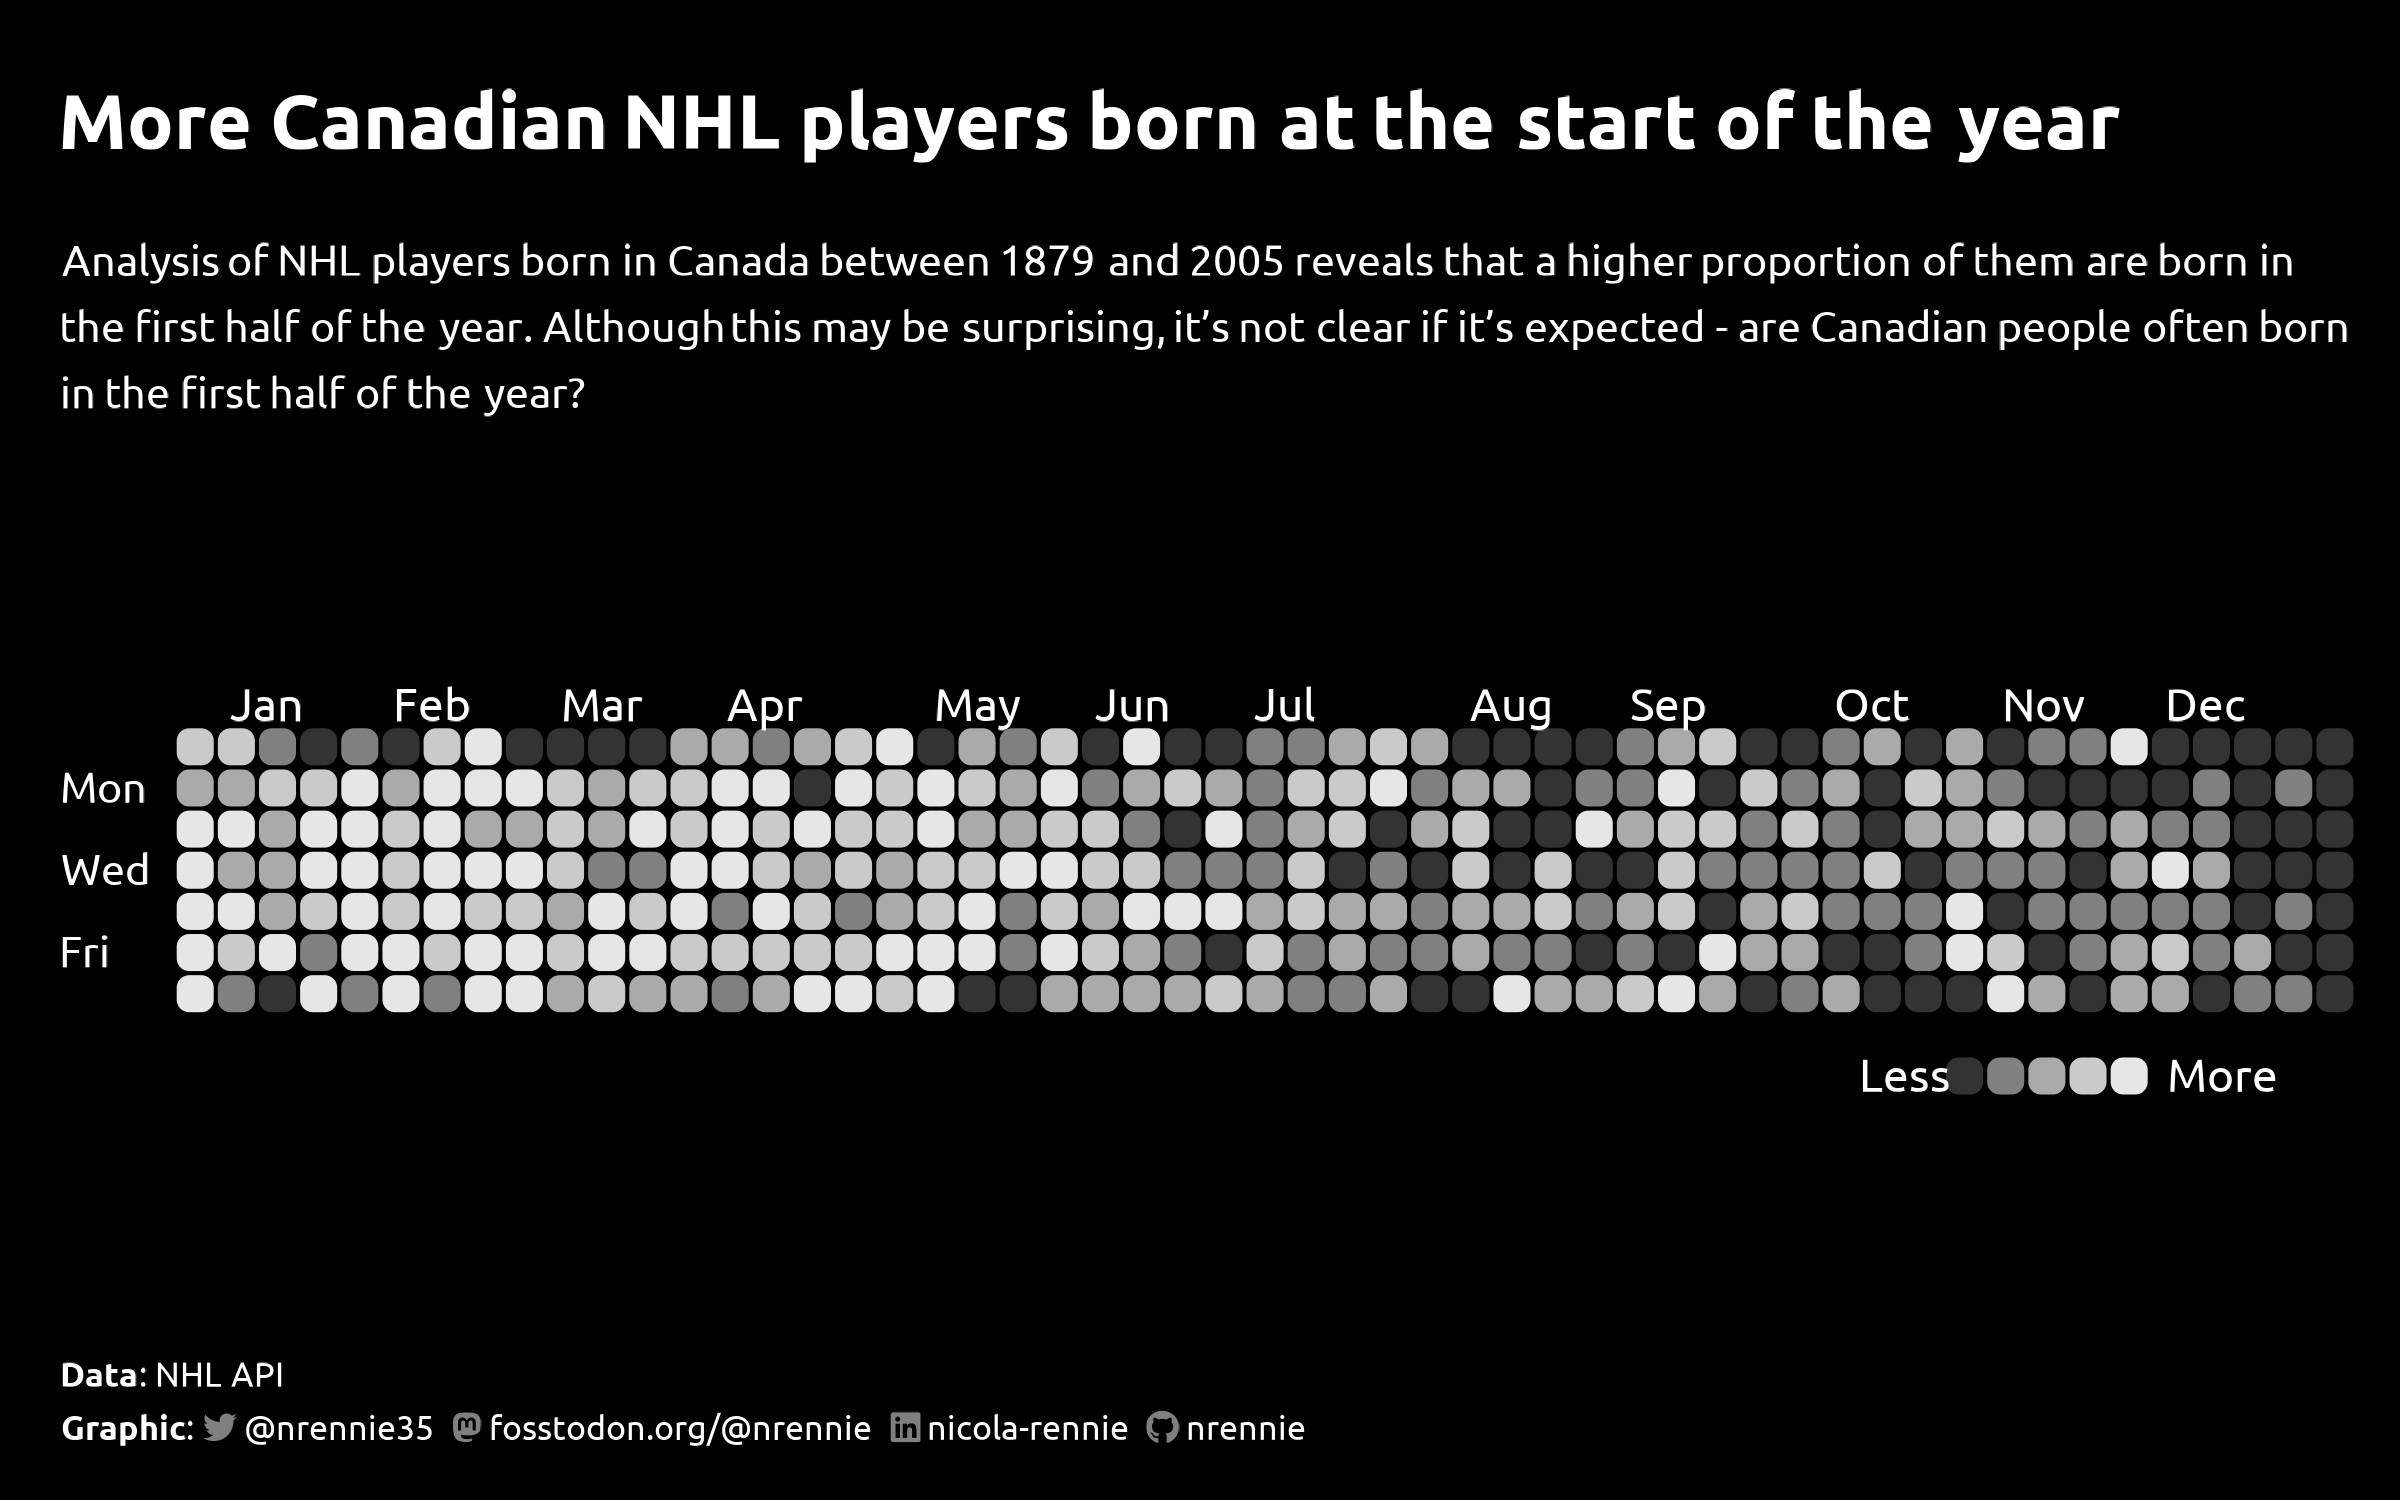

The script that drew this image:

# Load packages -----------------------------------------------------------

library(tidyverse)
library(showtext)
library(patchwork)
library(camcorder)
library(ggtext)
library(nrBrand)
library(glue)


# Load data ---------------------------------------------------------------

# This fails :(
tuesdata <- tidytuesdayR::tt_load("2024-01-09")

# Load from CSV directly instead
canada_births_1991_2022 <- readr::read_csv('https://raw.githubusercontent.com/rfordatascience/tidytuesday/master/data/2024/2024-01-09/canada_births_1991_2022.csv')
nhl_player_births <- readr::read_csv('https://raw.githubusercontent.com/rfordatascience/tidytuesday/master/data/2024/2024-01-09/nhl_player_births.csv')
nhl_rosters <- readr::read_csv('https://raw.githubusercontent.com/rfordatascience/tidytuesday/master/data/2024/2024-01-09/nhl_rosters.csv')
nhl_teams <- readr::read_csv('https://raw.githubusercontent.com/rfordatascience/tidytuesday/master/data/2024/2024-01-09/nhl_teams.csv')


# Load fonts --------------------------------------------------------------

font_add_google("Ubuntu", "ubuntu")
showtext_auto()


# Define colours and fonts-------------------------------------------------

bg_col <- "black"
text_col <- "white"
highlight_col <- "grey50"

body_font <- "ubuntu"
title_font <- "ubuntu"


# Data wrangling ----------------------------------------------------------

nhl_data <- nhl_player_births |> 
  filter(birth_country == "CAN") |> 
  select(birth_date) |> 
  mutate(weekday = wday(birth_date),
         week = week(birth_date)) |> 
  group_by(weekday, week) |> 
  summarise(n = n()) |> 
  ungroup() |> 
  complete(weekday, week) |> 
  mutate(n = replace_na(n, 0)) |> 
  mutate(n = ntile(n, 5))
 
greys <- data.frame(colour = grey.colors(5, start = 0.2),
                    n = 1:5)

plot_data <- nhl_data |> 
  left_join(greys, by = "n")

nhl_births <- nhl_player_births |> 
  select(birth_date) |> 
  mutate(month = month(birth_date),
         month_lab = month(birth_date, label = TRUE)) |> 
  group_by(month) |> 
  mutate(n_NHL = n()) |> 
  select(-birth_date) |> 
  unique() |> 
  ungroup() |> 
  mutate(n_NHL = ntile(n_NHL, 5))

births <- canada_births_1991_2022 |> 
  group_by(month) |> 
  summarise(n_Canada = sum(births)) |> 
  mutate(n_Canada = ntile(n_Canada, 5)) |> 
  left_join(nhl_births, by = "month") |> 
  pivot_longer(cols = c(n_Canada, n_NHL), names_to = "type", values_to = "n") |> 
  mutate(type = str_remove(type, "n_")) |> 
  left_join(greys, by = "n")


# Start recording ---------------------------------------------------------

gg_record(
  dir = file.path("2024", "2024-01-09", "recording"),
  device = "png",
  width = 8,
  height = 5,
  units = "in",
  dpi = 300
)


# Define text -------------------------------------------------------------

social <- nrBrand::social_caption(
  bg_colour = bg_col,
  icon_colour = highlight_col,
  font_colour = text_col,
  font_family = body_font
)
title <- "More Canadian NHL players born at the start of the year"
st1 <- "Analysis of NHL players born in Canada between 1879 and 2005 reveals 
that a higher proportion of them are born in the first half of the year. Although 
this may be surprising, it's not clear if it's expected - are Canadian people often 
born in the first half of the year?"
st2 <- "When comparing to the general population of Cananda, where the summer 
months are the most common bith months, the pattern of NHL players being born 
in the first quarter of the year becomes clearer. These earlier birth months 
mean that, as children, they were older within their school year - and therefore 
more likely to make important teams at a young age, contributing to skill 
development."
cap <- paste0(
  "**Data**: NHL API<br>**Graphic**: ", social
)

# Legend data -------------------------------------------------------------

leg_data1 <- data.frame(
  week = 44:48,
  weekday = rep(9, 5),
  colour = greys$colour
)

leg_text1 <- data.frame(
  x = c(41.5, 49),
  y = c(9, 9),
  label = c("Less", "More")
)

leg_data2 <- data.frame(
  week = 7:11,
  weekday = rep(-1, 5),
  colour = greys$colour
)

leg_text2 <- data.frame(
  x = c(5.8, 11.7),
  y = c(-1, -1),
  label = c("Less", "More")
)

month_labels <- data.frame(
  x = week(ydm(paste0("2023-01-", 1:12))),
  y = rep(0, 12),
  label = month.abb
)


# Plot --------------------------------------------------------------------

ggplot() +
  statebins:::geom_rtile(
    data = plot_data,
    mapping = aes(x = week, y = weekday, fill = colour),
    radius = grid::unit(3, "pt"),
    width = 0.9,
    height = 0.9
  ) +
  statebins:::geom_rtile(
    data = leg_data1,
    mapping = aes(x = week, y = weekday, fill = colour),
    radius = grid::unit(3, "pt"),
    width = 0.9,
    height = 0.9
  ) +
  # Add legend labels
  geom_text(
    data = leg_text1,
    mapping = aes(x = x, y = y, label = label),
    family = body_font,
    colour = text_col,
    size = 12,
    hjust = 0
  ) +
  # Add month labels
  geom_text(
    data = month_labels,
    mapping = aes(x = x, y = y, label = label),
    family = body_font,
    colour = text_col,
    size = 12,
    hjust = -0.5
  ) +
  scale_fill_identity() +
  scale_y_reverse(breaks = c(2, 4, 6),
                  labels = c("Mon", "Wed", "Fri")) +
  coord_fixed() +
  labs(title = title,
       subtitle = st1,
       caption = cap) +
  theme_void(base_size = 32, base_family = body_font) +
  theme(
    plot.margin = margin(10, -15, 10, 15),
    plot.background = element_rect(fill = bg_col, colour = bg_col),
    panel.background = element_rect(fill = bg_col, colour = bg_col),
    axis.text.y = element_text(colour = text_col,
                               hjust = 0,
                               margin = margin(r = -20)),
    plot.title.position = "plot",
    plot.caption.position = "plot",
    plot.title = element_textbox_simple(
      colour = text_col,
      hjust = 0,
      halign = 0,
      size = rel(1.8),
      face = "bold",
      margin = margin(b = 10, t = 0),
      lineheight = 0.5,
      family = body_font
    ),
    plot.subtitle = element_textbox_simple(
      colour = text_col,
      hjust = 0,
      halign = 0,
      margin = margin(b = 65, t = 10, r = 25),
      lineheight = 0.5,
      family = body_font
    ),
    plot.caption = element_textbox_simple(
      colour = text_col,
      hjust = 0,
      halign = 0,
      margin = margin(b = -10, t = 60),
      lineheight = 0.5,
      family = body_font
    )
  )

# month comparison plot
ggplot() +
  statebins:::geom_rtile(
    data = births,
    mapping = aes(x = month_lab, y = type, fill = colour),
    radius = grid::unit(3, "pt"),
    width = 0.9,
    height = 0.9
  ) +
  statebins:::geom_rtile(
    data = leg_data2,
    mapping = aes(x = week, y = weekday, fill = colour),
    radius = grid::unit(3, "pt"),
    width = 0.9,
    height = 0.9
  ) +
  # Add legend labels
  geom_text(
    data = leg_text2,
    mapping = aes(x = x, y = y, label = label),
    family = body_font,
    colour = text_col,
    size = 12,
    hjust = 0
  ) +
  scale_fill_identity() +
  scale_x_discrete(position = "top") +
  coord_fixed() +
  labs(title = title,
       subtitle = st2,
       caption = cap) +
  theme_void(base_size = 32, base_family = body_font) +
  theme(
    plot.margin = margin(10, 10, 10, 15),
    plot.background = element_rect(fill = bg_col, colour = bg_col),
    panel.background = element_rect(fill = bg_col, colour = bg_col),
    axis.text.x = element_text(colour = text_col,
                               hjust = 0.5),
    axis.text.y = element_text(colour = text_col,
                               hjust = 0),
    plot.title.position = "plot",
    plot.caption.position = "plot",
    plot.title = element_textbox_simple(
      colour = text_col,
      hjust = 0,
      halign = 0,
      size = rel(1.8),
      face = "bold",
      margin = margin(b = 10, t = 10),
      lineheight = 0.5,
      family = body_font
    ),
    plot.subtitle = element_textbox_simple(
      colour = text_col,
      hjust = 0,
      halign = 0,
      margin = margin(b = 20, t = 10),
      lineheight = 0.5,
      family = body_font
    ),
    plot.caption = element_textbox_simple(
      colour = text_col,
      hjust = 0,
      halign = 0,
      margin = margin(b = 0, t = 10),
      lineheight = 0.5,
      family = body_font
    )
  )



# Save gif ----------------------------------------------------------------

gg_playback(
  name = file.path("2024", "2024-01-09", paste0("20240109", ".gif")),
  first_image_duration = 4,
  last_image_duration = 20,
  frame_duration = .25,
  background = bg_col
)
